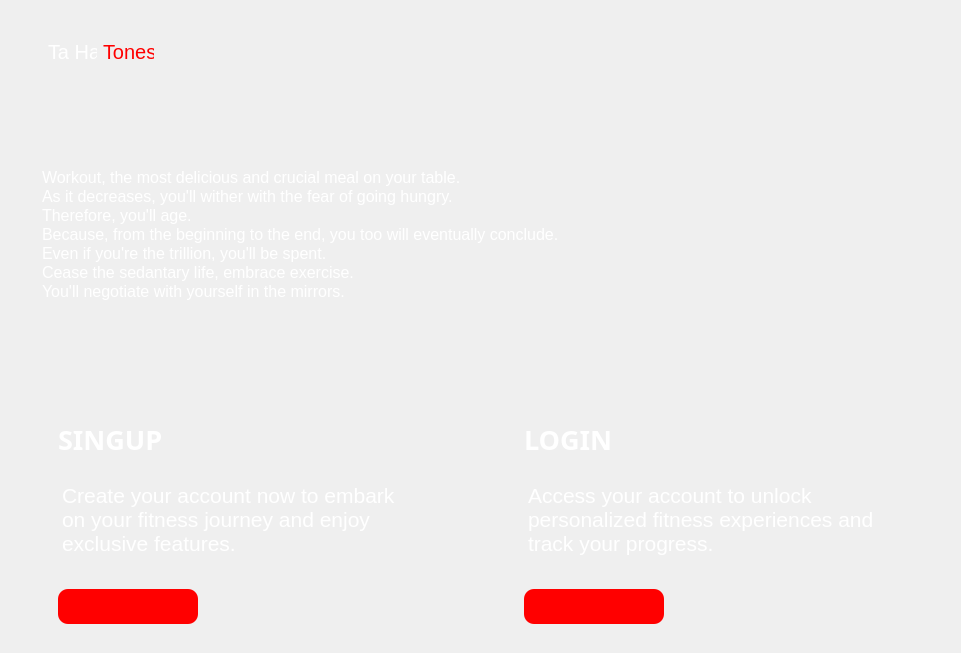
<?xml version="1.0" encoding="UTF-8"?>
<ui version="4.0">
 <class>MainWindow</class>
 <widget class="QMainWindow" name="MainWindow">
  <property name="geometry">
   <rect>
    <x>0</x>
    <y>0</y>
    <width>961</width>
    <height>653</height>
   </rect>
  </property>
  <property name="windowTitle">
   <string>MainWindow</string>
  </property>
  <property name="styleSheet">
   <string notr="true">

#bottomMenu QPushButton{
	border-radius: 10px;
	background-color: rgb(255, 0, 0);
}
</string>
  </property>
  <widget class="QWidget" name="centralwidget">
   <property name="styleSheet">
    <string notr="true">#centralwidget{
	border-image: url(:/arkaplan/3.1.jpg);
}</string>
   </property>
   <layout class="QVBoxLayout" name="verticalLayout">
    <item>
     <widget class="QWidget" name="topMenu" native="true">
      <widget class="QWidget" name="midMenu" native="true">
       <property name="geometry">
        <rect>
         <x>9</x>
         <y>125</y>
         <width>925</width>
         <height>201</height>
        </rect>
       </property>
       <widget class="QTextBrowser" name="textBrowser_3">
        <property name="geometry">
         <rect>
          <x>20</x>
          <y>30</y>
          <width>741</width>
          <height>171</height>
         </rect>
        </property>
        <property name="styleSheet">
         <string notr="true">background: transparent;
border: none;</string>
        </property>
        <property name="html">
         <string>&lt;!DOCTYPE HTML PUBLIC &quot;-//W3C//DTD HTML 4.0//EN&quot; &quot;http://www.w3.org/TR/REC-html40/strict.dtd&quot;&gt;
&lt;html&gt;&lt;head&gt;&lt;meta name=&quot;qrichtext&quot; content=&quot;1&quot; /&gt;&lt;meta charset=&quot;utf-8&quot; /&gt;&lt;style type=&quot;text/css&quot;&gt;
p, li { white-space: pre-wrap; }
hr { height: 1px; border-width: 0; }
li.unchecked::marker { content: &quot;\2610&quot;; }
li.checked::marker { content: &quot;\2612&quot;; }
&lt;/style&gt;&lt;/head&gt;&lt;body style=&quot; font-family:'Segoe UI'; font-size:9pt; font-weight:400; font-style:normal;&quot;&gt;
&lt;p style=&quot; margin-top:0px; margin-bottom:0px; margin-left:0px; margin-right:0px; -qt-block-indent:0; text-indent:0px;&quot;&gt;&lt;span style=&quot; font-size:12pt; color:#ffffff;&quot;&gt;Workout, the most delicious and crucial meal on your table.&lt;/span&gt;&lt;/p&gt;
&lt;p style=&quot; margin-top:0px; margin-bottom:0px; margin-left:0px; margin-right:0px; -qt-block-indent:0; text-indent:0px;&quot;&gt;&lt;span style=&quot; font-size:12pt; color:#ffffff;&quot;&gt;As it decreases, you'll wither with the fear of going hungry.&lt;/span&gt;&lt;/p&gt;
&lt;p style=&quot; margin-top:0px; margin-bottom:0px; margin-left:0px; margin-right:0px; -qt-block-indent:0; text-indent:0px;&quot;&gt;&lt;span style=&quot; font-size:12pt; color:#ffffff;&quot;&gt;Therefore, you'll age.&lt;/span&gt;&lt;/p&gt;
&lt;p style=&quot; margin-top:0px; margin-bottom:0px; margin-left:0px; margin-right:0px; -qt-block-indent:0; text-indent:0px;&quot;&gt;&lt;span style=&quot; font-size:12pt; color:#ffffff;&quot;&gt;Because, from the beginning to the end, you too will eventually conclude.&lt;/span&gt;&lt;/p&gt;
&lt;p style=&quot; margin-top:0px; margin-bottom:0px; margin-left:0px; margin-right:0px; -qt-block-indent:0; text-indent:0px;&quot;&gt;&lt;span style=&quot; font-size:12pt; color:#ffffff;&quot;&gt;Even if you're the trillion, you'll be spent.&lt;/span&gt;&lt;/p&gt;
&lt;p style=&quot; margin-top:0px; margin-bottom:0px; margin-left:0px; margin-right:0px; -qt-block-indent:0; text-indent:0px;&quot;&gt;&lt;span style=&quot; font-size:12pt; color:#ffffff;&quot;&gt;Cease the sedantary life, embrace exercise.&lt;/span&gt;&lt;/p&gt;
&lt;p style=&quot; margin-top:0px; margin-bottom:0px; margin-left:0px; margin-right:0px; -qt-block-indent:0; text-indent:0px;&quot;&gt;&lt;span style=&quot; font-size:12pt; color:#ffffff;&quot;&gt;You'll negotiate with yourself in the mirrors.&lt;/span&gt;&lt;/p&gt;&lt;/body&gt;&lt;/html&gt;</string>
        </property>
       </widget>
      </widget>
      <widget class="QWidget" name="upperMenu" native="true">
       <property name="geometry">
        <rect>
         <x>9</x>
         <y>9</y>
         <width>925</width>
         <height>101</height>
        </rect>
       </property>
       <widget class="QWidget" name="upperLeftMenu" native="true">
        <property name="geometry">
         <rect>
          <x>10</x>
          <y>10</y>
          <width>451</width>
          <height>80</height>
         </rect>
        </property>
        <widget class="QLabel" name="label_4">
         <property name="geometry">
          <rect>
           <x>20</x>
           <y>10</y>
           <width>49</width>
           <height>27</height>
          </rect>
         </property>
         <property name="font">
          <font>
           <pointsize>15</pointsize>
          </font>
         </property>
         <property name="styleSheet">
          <string notr="true">color: white;</string>
         </property>
         <property name="text">
          <string>Ta Ha</string>
         </property>
        </widget>
        <widget class="QLabel" name="label_5">
         <property name="geometry">
          <rect>
           <x>75</x>
           <y>10</y>
           <width>51</width>
           <height>27</height>
          </rect>
         </property>
         <property name="font">
          <font>
           <pointsize>15</pointsize>
          </font>
         </property>
         <property name="styleSheet">
          <string notr="true">color: red;
</string>
         </property>
         <property name="text">
          <string>Tones</string>
         </property>
        </widget>
       </widget>
       <widget class="QWidget" name="upperRightMenu" native="true">
        <property name="geometry">
         <rect>
          <x>470</x>
          <y>10</y>
          <width>451</width>
          <height>80</height>
         </rect>
        </property>
       </widget>
      </widget>
     </widget>
    </item>
    <item>
     <widget class="QWidget" name="bottomMenu" native="true">
      <layout class="QHBoxLayout" name="horizontalLayout">
       <item>
        <widget class="QWidget" name="signUpMenu" native="true">
         <property name="font">
          <font>
           <pointsize>20</pointsize>
          </font>
         </property>
         <widget class="QPushButton" name="signupBtn">
          <property name="geometry">
           <rect>
            <x>40</x>
            <y>250</y>
            <width>140</width>
            <height>35</height>
           </rect>
          </property>
          <property name="sizePolicy">
           <sizepolicy hsizetype="Expanding" vsizetype="Expanding">
            <horstretch>0</horstretch>
            <verstretch>0</verstretch>
           </sizepolicy>
          </property>
          <property name="styleSheet">
           <string notr="true"/>
          </property>
          <property name="text">
           <string/>
          </property>
          <property name="icon">
           <iconset resource="../Proje/assets/buttonicon.qrc">
            <normaloff>:/yeniÖnek/icons/icons8-dumbbell-64.png</normaloff>:/yeniÖnek/icons/icons8-dumbbell-64.png</iconset>
          </property>
          <property name="iconSize">
           <size>
            <width>40</width>
            <height>40</height>
           </size>
          </property>
         </widget>
         <widget class="QLabel" name="label">
          <property name="geometry">
           <rect>
            <x>40</x>
            <y>80</y>
            <width>111</width>
            <height>41</height>
           </rect>
          </property>
          <property name="font">
           <font>
            <family>Segoe UI Black</family>
            <pointsize>20</pointsize>
            <bold>true</bold>
           </font>
          </property>
          <property name="styleSheet">
           <string notr="true">color: white;
</string>
          </property>
          <property name="text">
           <string>SINGUP</string>
          </property>
         </widget>
         <widget class="QTextBrowser" name="textBrowser">
          <property name="geometry">
           <rect>
            <x>40</x>
            <y>140</y>
            <width>361</width>
            <height>101</height>
           </rect>
          </property>
          <property name="styleSheet">
           <string notr="true">background-color: transparent;
border: none;</string>
          </property>
          <property name="html">
           <string>&lt;!DOCTYPE HTML PUBLIC &quot;-//W3C//DTD HTML 4.0//EN&quot; &quot;http://www.w3.org/TR/REC-html40/strict.dtd&quot;&gt;
&lt;html&gt;&lt;head&gt;&lt;meta name=&quot;qrichtext&quot; content=&quot;1&quot; /&gt;&lt;meta charset=&quot;utf-8&quot; /&gt;&lt;style type=&quot;text/css&quot;&gt;
p, li { white-space: pre-wrap; }
hr { height: 1px; border-width: 0; }
li.unchecked::marker { content: &quot;\2610&quot;; }
li.checked::marker { content: &quot;\2612&quot;; }
&lt;/style&gt;&lt;/head&gt;&lt;body style=&quot; font-family:'Segoe UI'; font-size:9pt; font-weight:400; font-style:normal;&quot;&gt;
&lt;p style=&quot; margin-top:0px; margin-bottom:0px; margin-left:0px; margin-right:0px; -qt-block-indent:0; text-indent:0px;&quot;&gt;&lt;span style=&quot; font-size:16pt; color:#ffffff;&quot;&gt;Create your account now to embark on your fitness journey and enjoy exclusive features.&lt;/span&gt;&lt;/p&gt;&lt;/body&gt;&lt;/html&gt;</string>
          </property>
         </widget>
        </widget>
       </item>
       <item>
        <widget class="QWidget" name="loginMenu" native="true">
         <property name="enabled">
          <bool>true</bool>
         </property>
         <widget class="QPushButton" name="loginBtn">
          <property name="geometry">
           <rect>
            <x>40</x>
            <y>250</y>
            <width>140</width>
            <height>35</height>
           </rect>
          </property>
          <property name="sizePolicy">
           <sizepolicy hsizetype="Expanding" vsizetype="Expanding">
            <horstretch>0</horstretch>
            <verstretch>0</verstretch>
           </sizepolicy>
          </property>
          <property name="styleSheet">
           <string notr="true"/>
          </property>
          <property name="text">
           <string/>
          </property>
          <property name="icon">
           <iconset resource="../Proje/assets/buttonicon.qrc">
            <normaloff>:/yeniÖnek/icons/icons8-dumbbell-64.png</normaloff>:/yeniÖnek/icons/icons8-dumbbell-64.png</iconset>
          </property>
          <property name="iconSize">
           <size>
            <width>40</width>
            <height>40</height>
           </size>
          </property>
         </widget>
         <widget class="QLabel" name="label_2">
          <property name="geometry">
           <rect>
            <x>40</x>
            <y>80</y>
            <width>91</width>
            <height>41</height>
           </rect>
          </property>
          <property name="font">
           <font>
            <family>Segoe UI Black</family>
            <pointsize>20</pointsize>
            <bold>true</bold>
           </font>
          </property>
          <property name="styleSheet">
           <string notr="true">color: white;
</string>
          </property>
          <property name="text">
           <string>LOGIN</string>
          </property>
         </widget>
         <widget class="QTextBrowser" name="textBrowser_2">
          <property name="geometry">
           <rect>
            <x>40</x>
            <y>140</y>
            <width>361</width>
            <height>101</height>
           </rect>
          </property>
          <property name="styleSheet">
           <string notr="true">background-color: transparent;
border: none;</string>
          </property>
          <property name="html">
           <string>&lt;!DOCTYPE HTML PUBLIC &quot;-//W3C//DTD HTML 4.0//EN&quot; &quot;http://www.w3.org/TR/REC-html40/strict.dtd&quot;&gt;
&lt;html&gt;&lt;head&gt;&lt;meta name=&quot;qrichtext&quot; content=&quot;1&quot; /&gt;&lt;meta charset=&quot;utf-8&quot; /&gt;&lt;style type=&quot;text/css&quot;&gt;
p, li { white-space: pre-wrap; }
hr { height: 1px; border-width: 0; }
li.unchecked::marker { content: &quot;\2610&quot;; }
li.checked::marker { content: &quot;\2612&quot;; }
&lt;/style&gt;&lt;/head&gt;&lt;body style=&quot; font-family:'Segoe UI'; font-size:9pt; font-weight:400; font-style:normal;&quot;&gt;
&lt;p style=&quot; margin-top:0px; margin-bottom:0px; margin-left:0px; margin-right:0px; -qt-block-indent:0; text-indent:0px;&quot;&gt;&lt;span style=&quot; font-size:16pt; color:#ffffff;&quot;&gt;Access your account to unlock personalized fitness experiences and track your progress.&lt;/span&gt;&lt;/p&gt;&lt;/body&gt;&lt;/html&gt;</string>
          </property>
         </widget>
        </widget>
       </item>
      </layout>
     </widget>
    </item>
   </layout>
  </widget>
 </widget>
 <resources>
  <include location="../Proje/assets/arkaplan.qrc"/>
  <include location="../Proje/assets/buttonicon.qrc"/>
 </resources>
 <connections/>
</ui>
